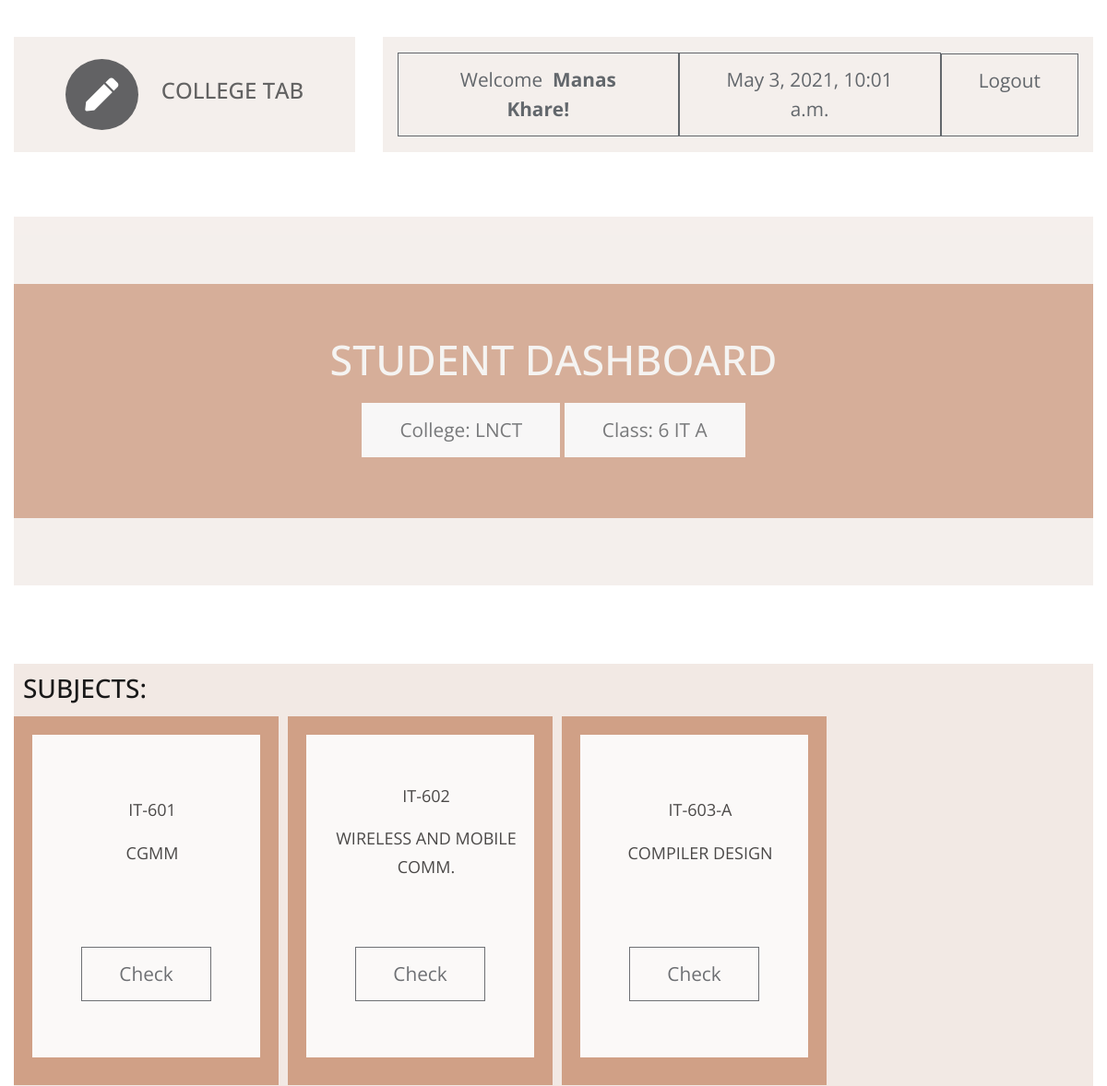
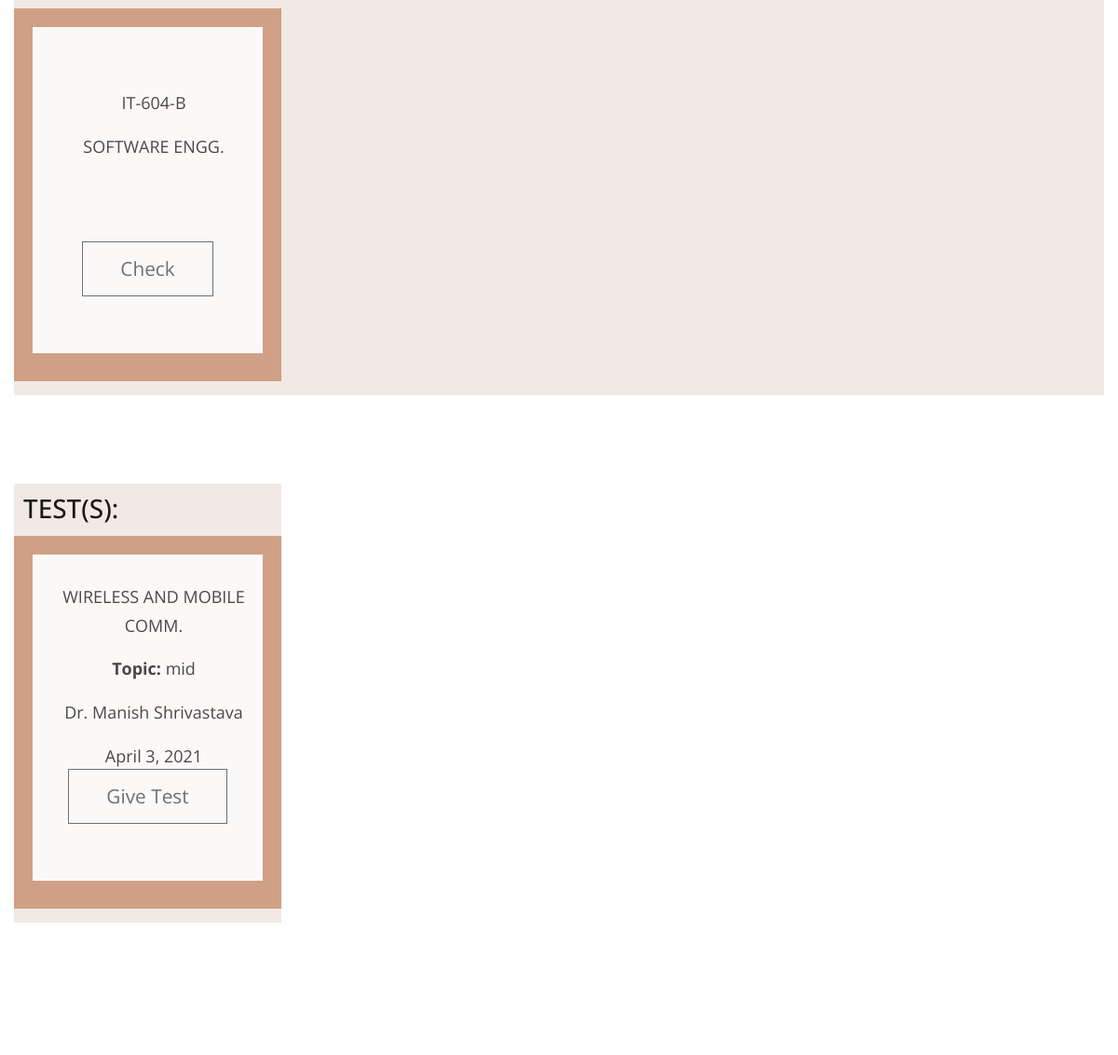
The page /s_dashboard/0103IT181055/ (signed in) on the database its author committed (2 pictures, top to bottom).
### ctapp/models.py (models this page shows, shortened)
class student(models.Model):
    user = models.OneToOneField(User, on_delete=models.CASCADE,unique=True)
    enrollment_number = models.CharField(max_length = 12,primary_key = True)
    name = models.CharField(max_length = 30)
    college_name = models.CharField(max_length = 10,choices = CLG_CHOICES,default = 'LNCT')
    sem = models.CharField(max_length = 20,choices = SEMESTER_CHOICES,default = '6')
    sec = models.CharField(max_length = 1,choices = SEC_CHOICES,default = 'A')
    branch= models.CharField(max_length = 20,choices = BRANCH_CHOICES,default = 'IT')
    mobile_no = models.CharField(max_length=10)
    email = models.CharField(max_length=30)

class subject(models.Model):
    subject_code = models.CharField(max_length = 8,primary_key = True)
    name = models.CharField(max_length = 30)
    branch = models.CharField(max_length=20, choices=BRANCH_CHOICES, default='IT')
    sem = models.CharField(max_length = 20,choices = SEMESTER_CHOICES,default = '6')

class Test(models.Model):
    topic = models.CharField(max_length=50)
    link = models.CharField(max_length=1000)
    c_id  = models.ForeignKey(Class,on_delete=models.CASCADE)       #class id
    s_id = models.ForeignKey(subject,on_delete=models.CASCADE)  #subject id
    t_id = models.ForeignKey(teacher,on_delete=models.CASCADE)  #teacher id
    date = models.DateField()
    starttime = models.TimeField(auto_now=False,auto_now_add=False)
    endtime = models.TimeField(auto_now=False,auto_now_add=False)
    def __str__(self):
        s_name = str(self.s_id.name)     #get subject name
        sem_sec = str(self.c_id.branch) + " - " +str(self.c_id.sem)+"TH - "+str(self.c_id.sec)
        return sem_sec+" - "+s_name+' - ' + str(self.topic)

class teacher(models.Model):
    user = models.OneToOneField(User, on_delete=models.CASCADE,unique=True)
    name = models.CharField(max_length=30)
    college_name = models.CharField(max_length = 10,choices = CLG_CHOICES,default = 'LNCT')
    branch = models.CharField(max_length=20, choices=BRANCH_CHOICES, default='IT')
    mobile_no = models.CharField(max_length=10)
    email = models.CharField(max_length=30)

### ctapp/views.py (the view)
# urls.py: path('<str:id>/', views.student_dashboard, name='s_db'),
@login_required(login_url='s_login/')
def student_dashboard(request,id):
    template = loader.get_template('student dashboard.html')
    print(id)
    current_student = student.objects.get(enrollment_number=id)
    subjects = get_subjects(current_student)
    tests=get_tests(current_student)
    print(tests)
    now=current_datetime()
    if tests:
        context = {'student':current_student,'subject_list':subjects,'tests':tests,'error':'','cur_date':now}
        return HttpResponse(template.render(context, request))
    error='No tests assigned yet.'
    context = {'student':current_student,'subject_list':subjects,'error':error,'cur_date':now}
    return HttpResponse(template.render(context, request))

### ctapp/views.py (called while the page is built)
def get_subjects(student):
    branch = student.branch
    sem = student.sem
    return subject.objects.filter(branch=branch).filter(sem=sem)

def get_tests(student):
    try:
        curr_class = Class.objects.get(sem=student.sem,sec=student.sec,branch=student.branch)
        return Test.objects.filter(c_id=curr_class)
    except Test.DoesNotExist:
        return False

def current_datetime():
    now = datetime.datetime.now()
    return now

### ctapp/templates/student dashboard.html (shortened to what this page needs)
<!DOCTYPE html>
<html lang="en">
{% load static %}
  <head>
    <link rel="stylesheet" href="{% static 'css/all.min.css' %}" />
    <link rel="stylesheet" href="{% static 'css/bootstrap.min.css' %}" />
    <link rel="stylesheet" href="{% static 'css/templatemo-style.css' %}" />
  </head>
  <body id="servicesPage">
    <div class="parallax-window" data-parallax="scroll" data-image-src="{% static 'img/subjects_assignments.jpg' %}">
      <div class="container-fluid">
        <div class="row tm-brand-row">
          <div class="col-lg-4 col-11">
            <div class="tm-brand-container tm-bg-white-transparent">
              <i class="fas fa-2x fa-pen tm-brand-icon"></i>
              <div class="tm-brand-texts">
                <h1 class="text-uppercase tm-brand-name">College Tab</h1>
              </div>
            </div>
          </div>
          <div class="col-lg-8 col-1">
            <div class="tm-nav">
              <nav
                class="navbar navbar-expand-lg navbar-light tm-bg-white-transparent tm-navbar">
                <div class="collapse navbar-collapse" id="navbarNav">
                  <ul class="navbar-nav">
                    <li class="btn btn-outline-dark">
                      Welcome&nbsp;&nbsp;<b>{{student.name}}!</b>
                    </li>
                    <li class="nav-item">
                      <button type="button" class="btn btn-outline-dark">{{ cur_date }}</button>
                    </li>
                    <li class="nav-item">
                      <a href="{% url 's_logout' %}" class="btn btn-outline-dark" style="height: 90px; text-align:center;">Logout</a>
                    </li>
                  </ul>
                </div>
              </nav>
            </div>
          </div>
        </div>
        <section class="row" id="tmServices">
         <div class="col-12">
            <div class="parallax-window tm-services-parallax-header tm-testimonials-parallax-header tm-bg-white-transparent"
                 data-parallax="scroll"
                 data-z-index="101"
                 >
                 <div class="tm-bg-brown-transparent text-center tm-services-header tm-testimonials-header">
                    <h2 class="text-uppercase tm-services-page-title tm-testimonials-page-title">Student Dashboard</h2>
                    <p class="btn btn-outline-light active">
                        College: {{student.college_name}}
                    </p>
                    <p class="btn btn-outline-light active">
                        Class: {{student.sem}} {{student.branch}} {{student.sec}}
                    </p>
                </div>
            </div>
          </div>
          <div class="col-12 tm-tabs-container">
              <div class="sections">
                <h3>SUBJECTS:</h3>
                <div class="card-deck">
                  {% for subject in subject_list%}
                          <div class="btn-outline card-upper">
                            <div class="card-body text-center">
                              <div class="cards">
                                <div class="contents">
                                  <p class="card-text">
                                    {{subject.subject_code}}
                                  </p>
                                  <p class="card-text">
                                    {{subject.name}}
                                  </p>
                                </div>
                                <div class="card-text" style="position:relative; top:50px;">
                                  <a class="btn btn-outline-dark" href="{% url 'student:s_subject_assignment_list' student.enrollment_number subject.subject_code %}">Check</a>
                                </div>
                              </div>
                            </div>
                          </div>
                    {% endfor %}
              </div>
            </div>
          </div>
          <div class="col-12" id="tests">
            <div class="sections">
              <h3>TEST(S):</h3>
              <div class="card-deck">
                {% if error != '' %}
                <div class="card-body text-center">{{error}}</div>
                {% else %}
                {% for test in tests %}
                  <div class="btn-outline card-upper">
                    <div class="card-body text-center">
                      <div class="cards">
                        <div class="contents">
                          <p class="card-text">
                            {{test.s_id.name}}
                          </p>
                          <p class="card-text">
                            <b>Topic: </b>{{test.topic}}
                          </p>
                          <p class="card-text">
                            {{test.t_id.name}}
                          </p>
                          <p class="card-text">
                            {{test.date}}
                          </p>
                        </div>
                        <div class="card-text" style="position:relative; top:50px;">
                          <a class="btn btn-outline-dark" href="{% url 'student:test' student.enrollment_number test.id %}">Give Test</a>
                        </div>
                      </div>
                    </div>
                  </div>
                {% endfor %}
                {% endif %}
            </div>
          </div>
        </div>
        </section>
        <footer class="row">
          <p class="col-12 text-white text-center tm-copyright-text">
          </p>
        </footer>
      </div>
    </div>
  </body>
</html>

### ctapp/static/css/templatemo-style.css (style rules this page uses)
html { scroll-behavior: smooth; }
body { font-family: "Open Sans", Arial, Helvetica, sans-serif; font-size: 18px; font-weight: 400; color: #6b6b6b; overflow-x: hidden; }
a, button { transition: all 0.3s ease; }
.container-fluid { max-width: 1310px; }
.parallax-window { min-height: 1100px; background: transparent; }
.tm-bg-white-transparent { background-color: rgba(255, 255, 255, 0.8); }
.tm-brand-row { align-items: center; padding-top: 40px; padding-bottom: 28px; }
.tm-brand-container { max-width: 500px; height: 125px; display: flex; align-items: center; justify-content: center; }
.tm-brand-icon { width: 79px; height: 77px; display: flex; align-items: center; justify-content: center; background-color: #333436; color: white; border-radius: 50%; margin-right: 25px; }
.tm-brand-name { font-size: 1.5rem; color: #333333; }
.tm-navbar { max-width: 840px;min-height: 125px;justify-content:; }
.tm-navbar .navbar-nav { width: 100%; display: flex; align-items: center; justify-content: space-around; }
.nav-item { position: relative; }
.btn { border-radius: 0; padding: 13px 40px; font-size: 1.3rem; }
p { line-height: 1.7; }
.tm-copyright-text { font-size: 1rem; padding-top: 50px; padding-bottom: 45px; }
.tm-bg-brown-transparent { background-color: #C07F5B; opacity: 0.77; color: #F4F3F2; font-weight: bold; }
.tm-bg-white-transparent { background-color: #F2EBE7;; opacity: 0.77; color: #F4F3F2; font-weight: bold; }
.cards { height: 350px; width:100%; background-color:white; color:black; opacity:1; padding:30px; }
.card-upper { height:400px; width:287px; margin:5px; background-color:#C07F5B; opacity:0.77; color:aliceblue; }
.sections { background-color: #F1E7E2; opacity:0.9; display: inline-block; padding:10px; color:black; }
.contents { height:150px; width:200px; align-content: center; }
#tests { position: relative; top:-40px; }
.text-center { align-self: center; }
.tm-services-parallax-header { min-height: 700px; display: flex; align-items: center; margin-top: 42px; margin-bottom: 22px; }
.tm-services-header { position: relative; z-index: 102; width: 100%; padding: 85px 15px 37px 15px; }
.tm-services-page-title { font-size: 2.8rem; padding-bottom: 37px; }
.tm-tabs-container { display: flex; padding-top: 40px; padding-bottom: 135px; }
.tm-testimonials-header { padding: 55px 15px 50px; }
.tm-testimonials-page-title { padding-bottom: 0; margin-bottom: 20px; }
.tm-testimonials-parallax-header { min-height: 400px; margin-bottom: 45px; }

### rows shown on the page
student: name "Manas Khare", college_name "LNCT", sem "6", branch "IT", sec "A"
subject: subject_code "IT-601", name "CGMM"
subject: subject_code "IT-602", name "WIRELESS AND MOBILE COMM."
subject: subject_code "IT-603-A", name "COMPILER DESIGN"
subject: subject_code "IT-604-B", name "SOFTWARE ENGG."
Test: s_id.name "WIRELESS AND MOBILE COMM.", topic "mid", t_id.name "Dr. Manish Shrivastava", date "April 3, 2021"

### other values the page prints
{{ cur_date }} "May 3, 2021, 10:01 a.m."
